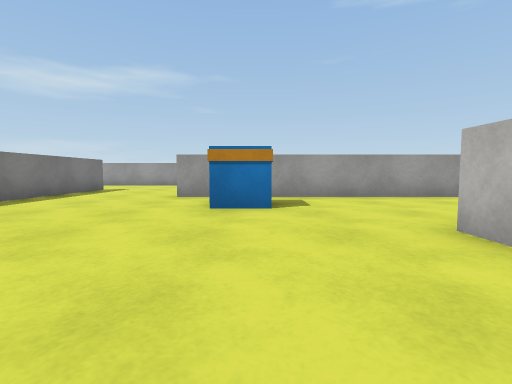
View 1 (above)

17 first-person views from a walk through a Unity game level. The camera is 0.58 m above the floor, tilts 4° down and sees 85° across. The floor is counted in squares, 1 m on a side. Each view is taken from the middle of a square. On the plan, view 1 faces up. The plan holds only what a view shows up to about 9 squares ahead; the rest is blank. The place goes on beyond the plan. Surface patterns are stand-ins for the level's own textures.

View 2
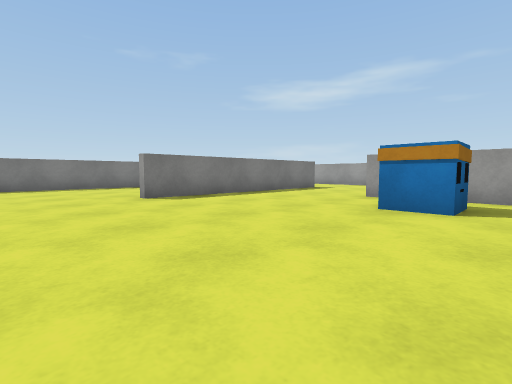

View 3
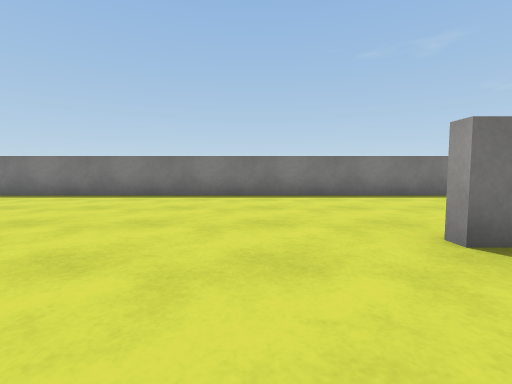

View 4
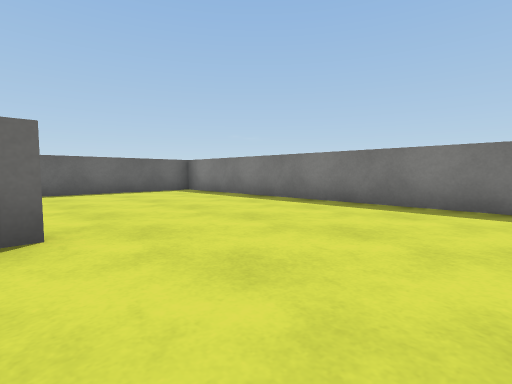

View 5
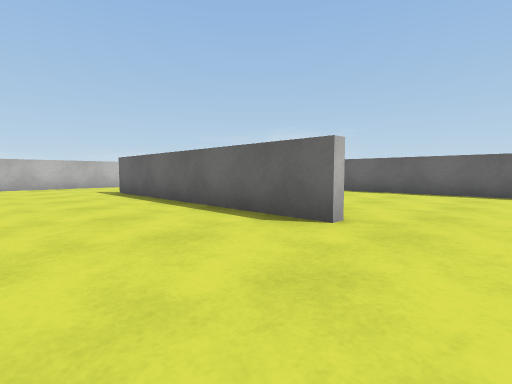

View 6
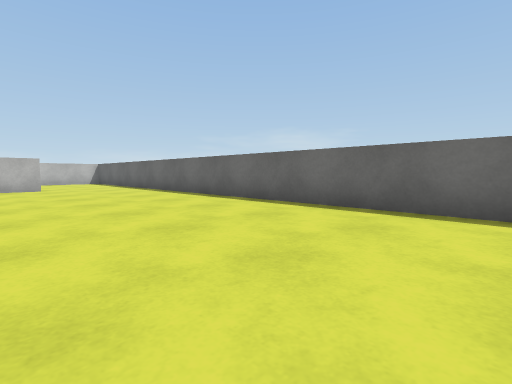

View 7
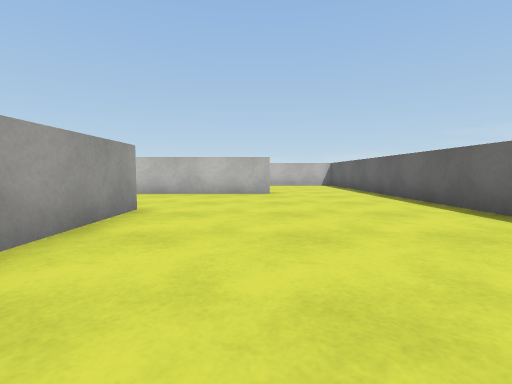

View 8
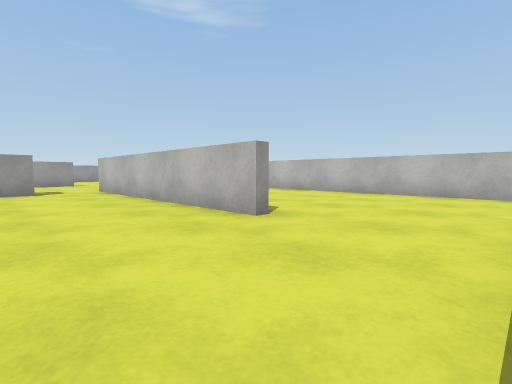

View 9
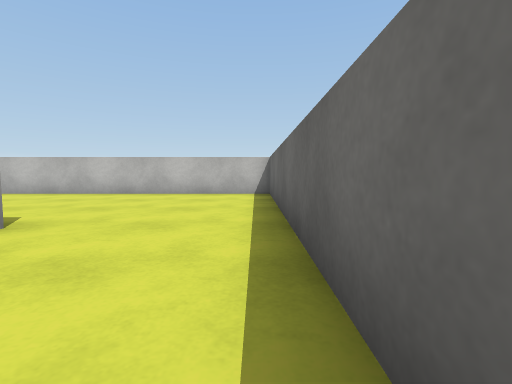

View 10
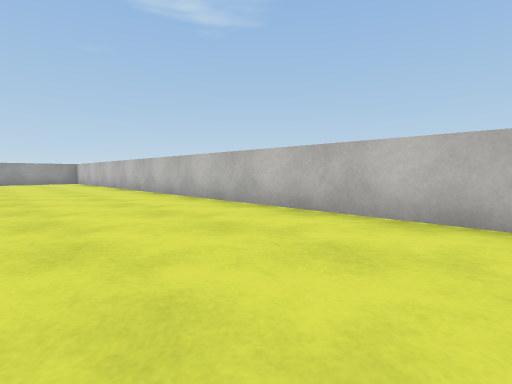

View 11
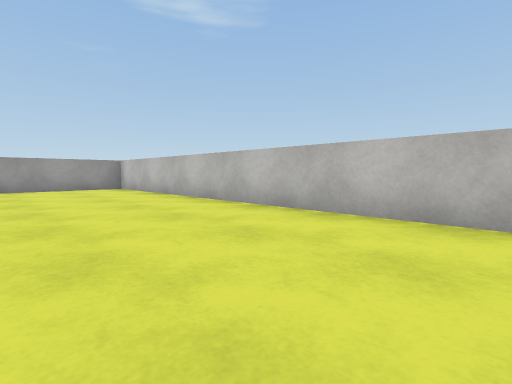

View 12
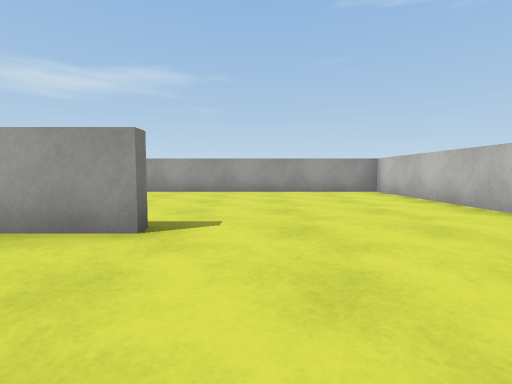

View 13
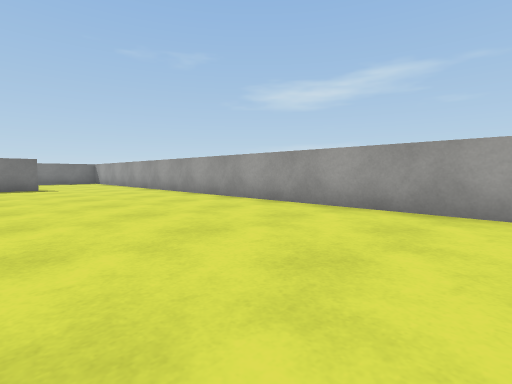

View 14
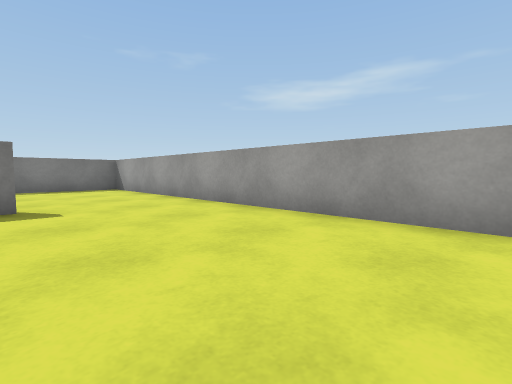

View 15
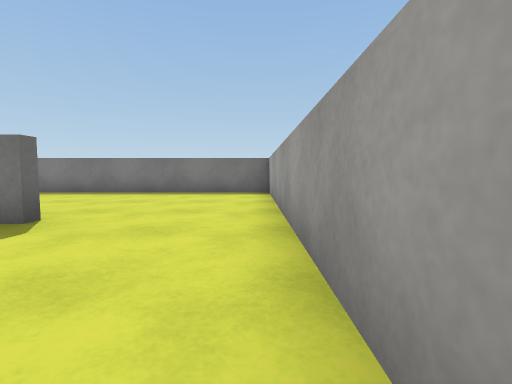

View 16
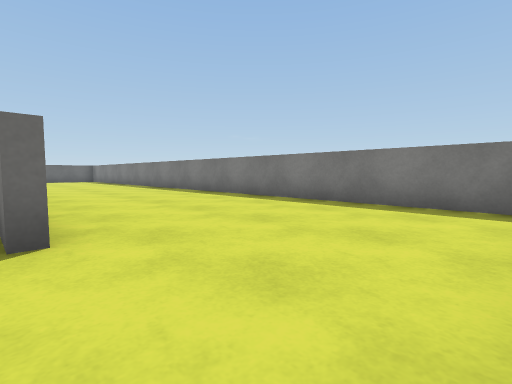

View 17
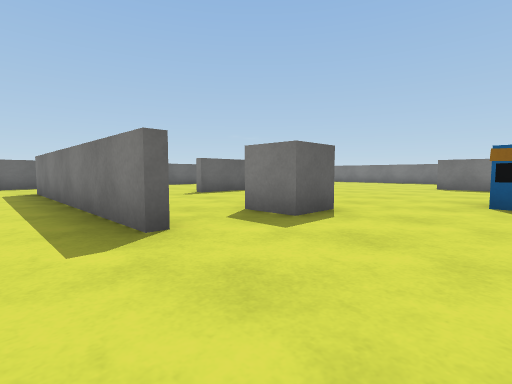

### Floor plan
Points are (right, up) in squares from view 1. A wall is a line through its corners. A room is listed if a view was taken in it or the views show most of it. See-through windows are left out.
Room 1 (views 1, 2, 3, 4, 5, 6, 7, 8, 9, 10, 11, 12, 13, 14, 15, 16, 17)
walls: (1.4, -2.1) (-1, -2.1); (4.9, 2.5) (4.9, -4.4); (-5.5, -1.9) (1.4, -1.9); (5, 6.6) (-1.9, 6.6); (-5.1, 9.5) (-5.1, 2.6); (4.6, -4.5) (4.6, 2.4); (-9.5, -7.4) (9.6, -7.4) (9.6, 12.4) (-10.1, 12.4) (-10.1, -6.6)
objects: other object (0, 5); cube (2, 2) to (3, 2)

Where each view was taken, in squares from view 1:
view 1: 0 up, 0 right, facing up
view 2: 0 up, 1 right, facing up-left
view 3: 1 up, 3 left, facing left
view 4: 1 up, 5 left, facing down-left
view 5: 1 up, 7 left, facing down-right
view 6: 3 down, 6 left, facing down-right
view 7: 4 down, 3 left, facing right
view 8: 7 down, 2 right, facing up-right
view 9: 7 down, 2 right, facing right
view 10: 4 down, 6 right, facing up-right
view 11: 2 up, 6 right, facing up-right
view 12: 4 up, 6 right, facing up
view 13: 8 up, 6 right, facing up-left
view 14: 9 up, 0 right, facing up-left
view 15: 12 up, 2 left, facing left
view 16: 12 up, 5 left, facing down-left
view 17: 5 up, 6 right, facing down-left
